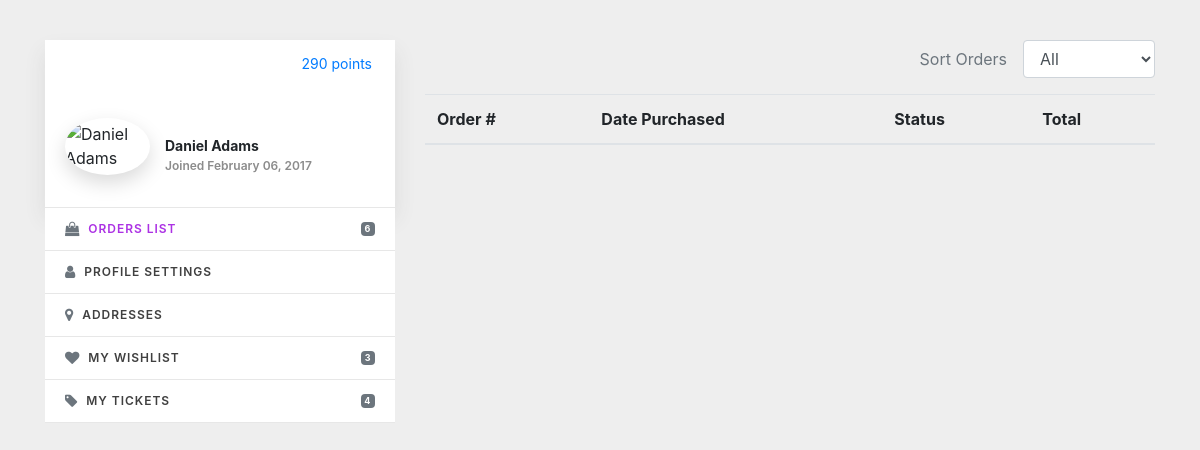
Before: /home/order/list/ with the older database file.
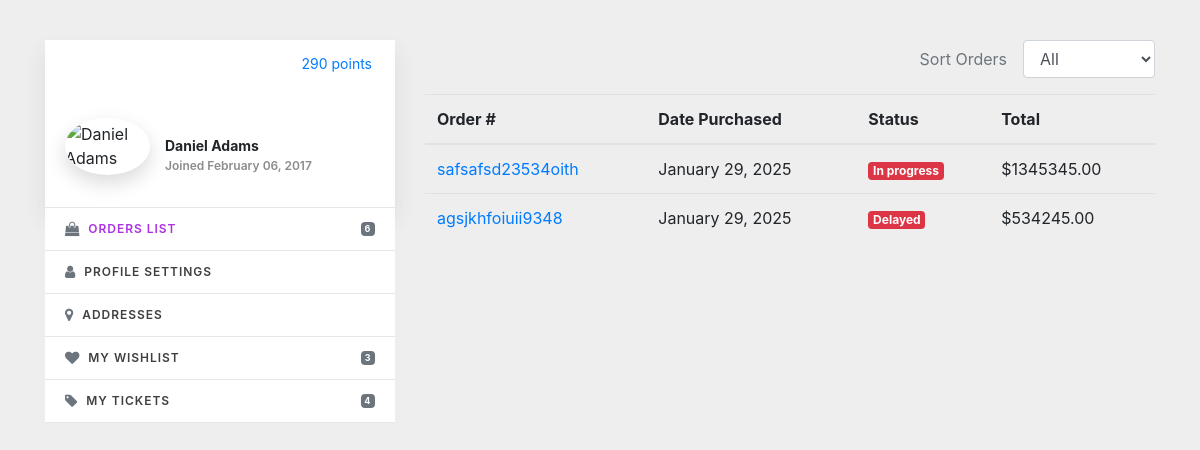
After: the same page with the newer database file.
### apps/models.py (models this page shows, shortened)
class Order(Model):
    class OrderType(TextChoices):
        CANCELED = 'canceled', 'Canceled'
        IN_PROGRESS = 'in progress', 'In progress'
        Delayed = 'delayed', 'Delayed'
        DELIVERED = 'delivered', 'Delivered'
    order = CharField(max_length=255)
    date_purchased = DateField(auto_now_add=True)
    total = DecimalField(max_digits=12, decimal_places=2)
    status = CharField(max_length=255, choices=OrderType, default=OrderType.IN_PROGRESS)
    user = ForeignKey(User, on_delete=CASCADE, related_name='orders')
    product = ForeignKey(Product, on_delete=CASCADE, related_name='orders')

### apps/views.py (the view)
# urls.py: path('home/order/list/', home_order_list),
def home_order_list(request):
    orders = Order.objects.all()
    context = {"orders": orders}
    return render(request, 'lesson2/homework/order-list.html', context)

### templates/lesson2/homework/order-list.html (shortened to what this page needs)
<!DOCTYPE html>
<html
        lang="en">
<head
        itemscope="" itemtype="http://schema.org/WebSite">
</head>
<body>
<div
        id="snippetContent">
    <link
            rel="stylesheet" href="https://cdn.jsdelivr.net/npm/bootstrap@4.1.1/dist/css/bootstrap.min.css">
    <link
            href="https://maxcdn.bootstrapcdn.com/font-awesome/4.3.0/css/font-awesome.min.css" rel="stylesheet">
    <div
            class="container mb-4 main-container">
        <div
                class="row">
            <div
                    class="col-lg-4 pb-5">
                <div
                        class="author-card pb-3">
                    <div
                            class="author-card-cover"
                            style="background-image: url(https://bootdey.com/img/Content/flores-amarillas-wallpaper.jpeg);">
                        <a
                                class="btn btn-style-1 btn-white btn-sm" href="#" data-toggle="tooltip" title=""
                                data-original-title="You currently have 290 Reward points to spend">&nbsp;290 points</a></div>
                    <div
                            class="author-card-profile">
                        <div
                                class="author-card-avatar"><img
                                src="https://bootdey.com/img/Content/avatar/avatar1.png" alt="Daniel Adams"></div>
                        <div
                                class="author-card-details"><h5 class="author-card-name text-lg">Daniel Adams</h5><span
                                class="author-card-position">Joined February 06, 2017</span></div>
                    </div>
                </div>
                <div
                        class="wizard">
                    <nav
                            class="list-group list-group-flush"><a
                            class="list-group-item active" href="#">
                        <div
                                class="d-flex justify-content-between align-items-center">
                            <div><i
                                    class="fa fa-shopping-bag mr-1 text-muted"></i>
                                <div
                                        class="d-inline-block font-weight-medium text-uppercase">Orders List
                                </div>
                            </div>
                            <span
                                    class="badge badge-secondary">6</span></div>
                    </a><a
                            class="list-group-item"
                            href="https://www.bootdey.com/snippets/view/bs4-profile-settings-page" target="__blank"><i
                            class="fa fa-user text-muted"></i>Profile Settings</a><a
                            class="list-group-item" href="#"><i
                            class="fa fa-map-marker text-muted"></i>Addresses</a> <a
                            class="list-group-item"
                            href="https://www.bootdey.com/snippets/view/bs4-wishlist-profile-page" tagert="__blank">
                        <div
                                class="d-flex justify-content-between align-items-center">
                            <div><i
                                    class="fa fa-heart mr-1 text-muted"></i>
                                <div
                                        class="d-inline-block font-weight-medium text-uppercase">My Wishlist
                                </div>
                            </div>
                            <span
                                    class="badge badge-secondary">3</span></div>
                    </a> <a
                            class="list-group-item" href="#">
                        <div
                                class="d-flex justify-content-between align-items-center">
                            <div><i
                                    class="fa fa-tag mr-1 text-muted"></i>
                                <div
                                        class="d-inline-block font-weight-medium text-uppercase">My Tickets
                                </div>
                            </div>
                            <span
                                    class="badge badge-secondary">4</span></div>
                    </a></nav>
                </div>
            </div>
            <div
                    class="col-lg-8 pb-5">
                <div
                        class="d-flex justify-content-end pb-3">
                    <div
                            class="form-inline"><label
                            class="text-muted mr-3" for="order-sort">Sort Orders</label> <select
                            class="form-control" id="order-sort">
                        <option>All</option>
                    </select></div>
                </div>
                <div
                        class="table-responsive">
                    <table
                            class="table table-hover mb-0">
                        <thead>
                        <tr>
                            <th>Order #</th>
                            <th>Date Purchased</th>
                            <th>Status</th>
                            <th>Total</th>
                        </tr>
                        </thead>
                        <tbody>
                        {% for order in orders %}
                        	<tr>
                            <td><a
                                    class="navi-link" href="#order-details" data-toggle="modal">{{ order.order }}</a></td>
                            <td>{{ order.date_purchased|date:'F d, Y'}}</td>
                            <td><span
                                    class="badge badge-danger m-0">{{ order.status.capitalize }}</span></td>
                            <td><span>${{ order.total }}</span></td>
                        </tr>
                        {% endfor %}
                        </tbody>
                    </table>
                </div>
            </div>
        </div>
    </div>
</div>
</body>
</html>

### templates/lesson2/homework/order-list.html (style rules this page uses)
body { background: #eee; }
.main-container { margin-top: 40px; }
.author-card { position: relative; padding-bottom: 48px; background-color: #fff; box-shadow: 0 12px 20px 1px rgba(64, 64, 64, .09); }
.author-card .author-card-cover { position: relative; width: 100%; height: 100px; background-position: center; background-repeat: no-repeat; background-size: cover; }
.author-card .author-card-cover::after { display: block; position: absolute; top: 0; left: 0; width: 100%; height: 100%; content: ''; opacity: 0.5; }
.author-card .author-card-cover > .btn { position: absolute; top: 12px; right: 12px; padding: 0 10px; }
.author-card .author-card-profile { display: table; position: relative; margin-top: -22px; padding-right: 15px; padding-bottom: 16px; padding-left: 20px; z-index: 5; }
.author-card .author-card-profile .author-card-avatar, .author-card .author-card-profile .author-card-details { display: table-cell; vertical-align: middle; }
.author-card .author-card-profile .author-card-avatar { width: 85px; border-radius: 50%; box-shadow: 0 8px 20px 0 rgba(0, 0, 0, .15); overflow: hidden; }
.author-card .author-card-profile .author-card-avatar > img { display: block; width: 100%; }
.author-card .author-card-profile .author-card-details { padding-top: 20px; padding-left: 15px; }
.author-card .author-card-profile .author-card-name { margin-bottom: 2px; font-size: 14px; font-weight: bold; }
.author-card .author-card-profile .author-card-position { display: block; color: #8c8c8c; font-size: 12px; font-weight: 600; }
.btn-style-1.btn-white { background-color: #fff; }
.list-group-item i { display: inline-block; margin-top: -1px; margin-right: 8px; font-size: 1.2em; vertical-align: middle; }
.mr-1, .mx-1 { margin-right: .25rem !important; }
.list-group-item.active:not(.disabled) { border-color: #e7e7e7; background: #fff; color: #ac32e4; cursor: default; pointer-events: none; }
.list-group-flush:last-child .list-group-item:last-child { border-bottom: 0; }
.list-group-flush .list-group-item { border-right: 0 !important; border-left: 0 !important; }
.list-group-flush .list-group-item { border-right: 0; border-left: 0; border-radius: 0; }
.list-group-item.active { z-index: 2; color: #fff; background-color: #007bff; border-color: #007bff; }
.list-group-item:last-child { margin-bottom: 0; border-bottom-right-radius: .25rem; border-bottom-left-radius: .25rem; }
a.list-group-item, .list-group-item-action { color: #404040; font-weight: 600; }
.list-group-item { padding-top: 16px; padding-bottom: 16px; -webkit-transition: all .3s; transition: all .3s; border: 1px solid #e7e7e7 !important; border-radius: 0 !important; color: #404040; font-size: 12px; font-weight: 600; letter-spacing: .08em; text-transform: uppercase; text-decoration: none; }
.list-group-item { position: relative; display: block; padding: .75rem 1.25rem; margin-bottom: -1px; background-color: #fff; border: 1px solid rgba(0, 0, 0, 0.125); }

Changed rows visible on the page:
added Order: order "safsafsd23534oith", date_purchased "January 29, 2025", status "In progress", total "1345345.00"
added Order: order "agsjkhfoiuii9348", date_purchased "January 29, 2025", status "Delayed", total "534245.00"
